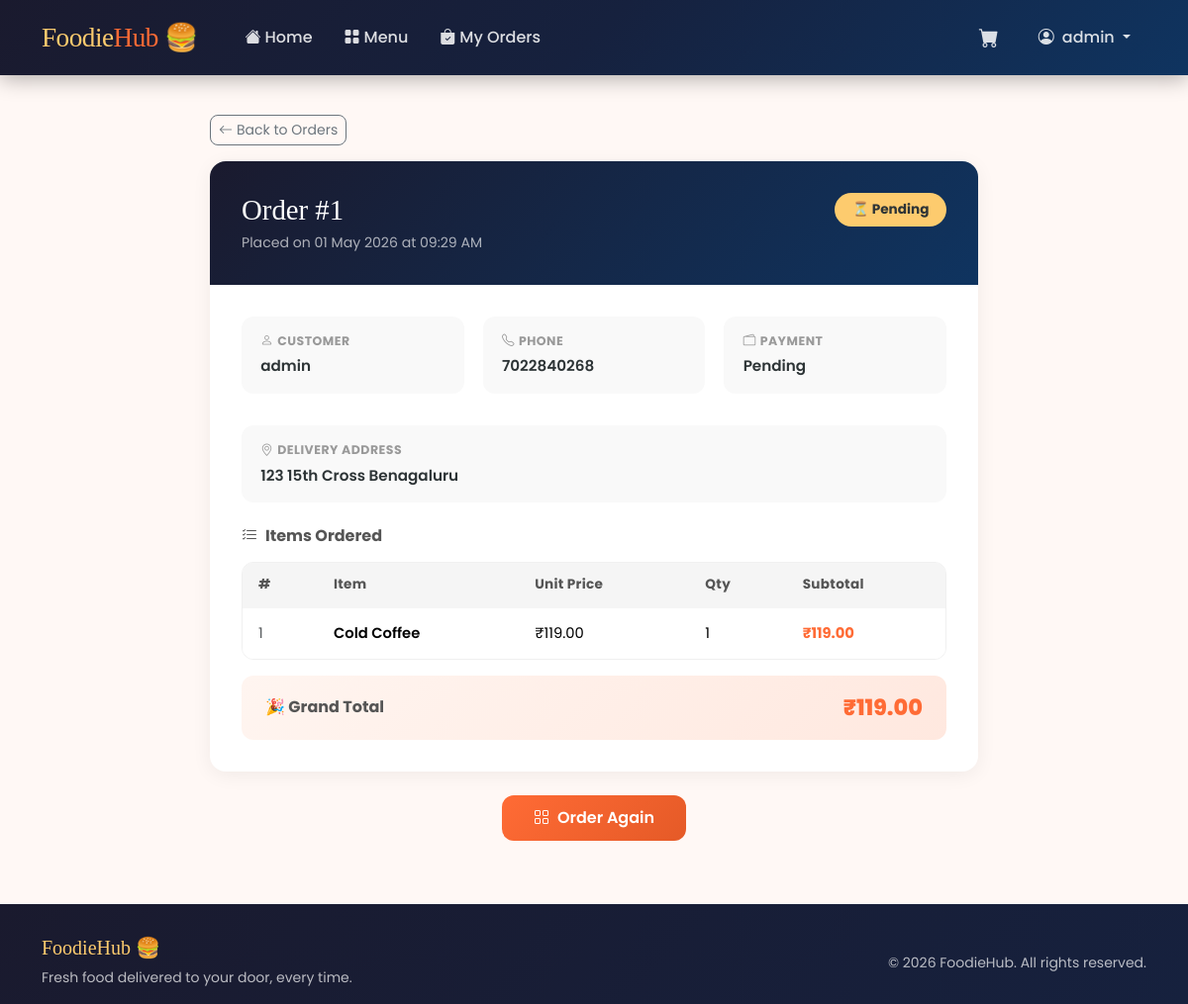
Page /orders/1/ (signed in) on the committed database.
### store/models.py (models this page shows, shortened)
class Order(models.Model):
    STATUS_CHOICES = [
        ('pending', 'Pending'),
        ('confirmed', 'Confirmed'),
        ('preparing', 'Preparing'),
        ('out_for_delivery', 'Out for Delivery'),
        ('delivered', 'Delivered'),
        ('cancelled', 'Cancelled'),
    ]
    user = models.ForeignKey(User, on_delete=models.CASCADE, related_name='orders')
    total_price = models.DecimalField(max_digits=10, decimal_places=2)
    status = models.CharField(max_length=20, choices=STATUS_CHOICES, default='pending')
    payment_method = models.CharField(max_length=50, blank=True)
    payment_status = models.BooleanField(default=False)
    address = models.TextField()
    phone = models.CharField(max_length=15)
    notes = models.TextField(blank=True)
    created_at = models.DateTimeField(auto_now_add=True)
    updated_at = models.DateTimeField(auto_now=True)
    class Meta:
        ordering = ['-created_at']

class OrderItem(models.Model):
    order = models.ForeignKey(Order, on_delete=models.CASCADE, related_name='items')
    food_item = models.ForeignKey(FoodItem, on_delete=models.SET_NULL, null=True)
    food_name = models.CharField(max_length=200)   # Snapshot of name
    food_price = models.DecimalField(max_digits=8, decimal_places=2)  # Snapshot of price
    quantity = models.PositiveIntegerField(default=1)
    @property
    def subtotal(self):
        return self.food_price * self.quantity

### store/views.py (the view)
# urls.py: path('orders/<int:order_id>/', views.order_detail, name='order_detail'),
@login_required
def order_detail(request, order_id):
    order = django.shortcuts.get_object_or_404(Order, id=order_id, user=request.user)
    return django.shortcuts.render(request, 'store/order_detail.html', {'order': order})

### store/context_processors.py (called while the page is built)
def cart_count(request):
    if request.user.is_authenticated:
        count = Cart.objects.filter(user=request.user).count()
    else:
        count = 0
    return {'cart_count': count}

### templates/store/order_detail.html (shortened to what this page needs)
{% extends 'base.html' %}
{% block extra_css %}
<link rel="stylesheet" href="https://unpkg.com/leaflet@1.9.4/dist/leaflet.css" />
{% endblock %}
{% block content %}
<div class="detail-wrap">
    <div class="container" style="max-width: 800px;">
        <div class="mb-3">
            <a href="{% url 'order_history' %}" class="btn btn-outline-secondary btn-sm" style="border-radius: 8px;">
                <i class="bi bi-arrow-left me-1"></i>Back to Orders
            </a>
        </div>
        <div class="detail-card">
            <div class="detail-header">
                <div class="d-flex justify-content-between align-items-start flex-wrap gap-2">
                    <div>
                        <h2>Order #{{ order.id }}</h2>
                        <div style="color: rgba(255,255,255,0.65); font-size: 0.88rem; margin-top: 0.3rem;">
                            Placed on {{ order.created_at|date:"d M Y \a\t h:i A" }}
                        </div>
                    </div>
                    <span class="status-badge badge-status-{{ order.status }}">
                        {% if order.status == 'pending' %}⏳
                        {% elif order.status == 'confirmed' %}✅
                        {% elif order.status == 'preparing' %}👨‍🍳
                        {% elif order.status == 'out_for_delivery' %}🛵
                        {% elif order.status == 'delivered' %}🎉
                        {% elif order.status == 'cancelled' %}❌
                        {% endif %}
                        {{ order.get_status_display }}
                    </span>
                </div>
            </div>
            <div class="detail-body">
                <div class="info-grid">
                    <div class="info-box">
                        <label><i class="bi bi-person me-1"></i>Customer</label>
                        <p>{{ order.user.get_full_name|default:order.user.username }}</p>
                    </div>
                    <div class="info-box">
                        <label><i class="bi bi-telephone me-1"></i>Phone</label>
                        <p>{{ order.phone }}</p>
                    </div>
                    <div class="info-box">
                        <label><i class="bi bi-wallet2 me-1"></i>Payment</label>
                        <p>
                            {{ order.payment_method|default:"Pending" }}
                        </p>
                    </div>
                </div>
                <div class="info-box mb-4">
                    <label><i class="bi bi-geo-alt me-1"></i>Delivery Address</label>
                    <p>{{ order.address }}</p>
                </div>
                <h6 class="fw-bold mb-3" style="color: #555;">
                    <i class="bi bi-list-check me-2"></i>Items Ordered
                </h6>
                <div style="border-radius: 12px; overflow: hidden; border: 1px solid #f0f0f0;">
                    <table class="table mb-0 items-table">
                        <thead>
                            <tr>
                                <th>#</th>
                                <th>Item</th>
                                <th>Unit Price</th>
                                <th>Qty</th>
                                <th>Subtotal</th>
                            </tr>
                        </thead>
                        <tbody>
                            {% for item in order.items.all %}
                            <tr>
                                <td class="text-muted">{{ forloop.counter }}</td>
                                <td class="fw-semibold">{{ item.food_name }}</td>
                                <td>₹{{ item.food_price }}</td>
                                <td>{{ item.quantity }}</td>
                                <td class="fw-bold text-orange">₹{{ item.subtotal }}</td>
                            </tr>
                            {% endfor %}
                        </tbody>
                    </table>
                </div>
                <div class="grand-total">
                    <span>🎉 Grand Total</span>
                    <span>₹{{ order.total_price }}</span>
                </div>
            </div>
        </div>
        <div class="text-center mt-4">
            <a href="{% url 'menu' %}" class="btn btn-primary" style="border-radius: 12px; padding: 0.7rem 2rem;">
                <i class="bi bi-grid me-2"></i>Order Again
            </a>
        </div>
    </div>
</div>
{% endblock %}

### templates/base.html (shortened to what this page needs)
<!DOCTYPE html>
<html lang="en">
<head>
    <link href="https://cdn.jsdelivr.net/npm/bootstrap@5.3.2/dist/css/bootstrap.min.css" rel="stylesheet">
    <link href="https://cdn.jsdelivr.net/npm/bootstrap-icons@1.11.3/font/bootstrap-icons.min.css" rel="stylesheet">
    {% block extra_css %}{% endblock %}
</head>
<body>
<nav class="navbar navbar-expand-lg">
    <div class="container">
        <a class="navbar-brand" href="{% url 'home' %}">
            Foodie<span>Hub</span> 🍔
        </a>
        <div class="collapse navbar-collapse" id="navbarNav">
            <ul class="navbar-nav me-auto ms-3">
                <li class="nav-item">
                    <a class="nav-link" href="{% url 'home' %}"><i class="bi bi-house-fill me-1"></i>Home</a>
                </li>
                <li class="nav-item">
                    <a class="nav-link" href="{% url 'menu' %}"><i class="bi bi-grid-fill me-1"></i>Menu</a>
                </li>
                {% if user.is_authenticated %}
                <li class="nav-item">
                    <a class="nav-link" href="{% url 'order_history' %}"><i class="bi bi-bag-check-fill me-1"></i>My Orders</a>
                </li>
                {% endif %}
            </ul>
            <ul class="navbar-nav align-items-center gap-2">
                {% if user.is_authenticated %}
                    <li class="nav-item">
                        <a class="nav-link" href="{% url 'cart' %}">
                            <i class="bi bi-cart-fill fs-5"></i>
                        </a>
                    </li>
                    <li class="nav-item dropdown">
                        <a class="nav-link dropdown-toggle" href="#" role="button" data-bs-toggle="dropdown">
                            <i class="bi bi-person-circle me-1"></i>
                            {{ user.first_name|default:user.username }}
                        </a>
                    </li>
                {% endif %}
            </ul>
        </div>
    </div>
</nav>
<main>
    {% block content %}{% endblock %}
</main>
<footer>
    <div class="container">
        <div class="row align-items-center">
            <div class="col-md-6">
                <h5 style="font-family:'Playfair Display',serif; color: #fdcb6e;">FoodieHub 🍔</h5>
                <p class="mb-0 small">Fresh food delivered to your door, every time.</p>
            </div>
            <div class="col-md-6 text-md-end mt-3 mt-md-0">
                <small>© 2026 FoodieHub. All rights reserved.</small>
            </div>
        </div>
    </div>
</footer>
</body>
</html>

### templates/base.html (style rules this page uses)
:root { --primary: #ff6b35; --primary-dark: #e55a27; --secondary: #2d3436; --accent: #fdcb6e; --success: #00b894; --light-bg: #fff8f5; --card-shadow: 0 8px 30px rgba(255, 107, 53, 0.12); }
* { box-sizing: border-box; }
body { font-family: 'Poppins', sans-serif; background-color: var(--light-bg); color: var(--secondary); min-height: 100vh; display: flex; flex-direction: column; }
.navbar { background: linear-gradient(135deg, #1a1a2e 0%, #16213e 50%, #0f3460 100%); padding: 0.8rem 0; box-shadow: 0 4px 20px rgba(0,0,0,0.3); }
.navbar-brand { font-family: 'Playfair Display', serif; font-size: 1.7rem; color: var(--accent) !important; letter-spacing: -0.5px; }
.navbar-brand span { color: var(--primary); }
.navbar .nav-link { color: rgba(255,255,255,0.85) !important; font-weight: 500; padding: 0.5rem 1rem !important; border-radius: 8px; transition: all 0.2s; }
.btn-primary { background: linear-gradient(135deg, var(--primary), var(--primary-dark)); border: none; border-radius: 10px; font-weight: 600; transition: all 0.2s; }
footer { background: linear-gradient(135deg, #1a1a2e 0%, #16213e 100%); color: rgba(255,255,255,0.7); padding: 2rem 0 1rem; margin-top: auto; }
.text-orange { color: var(--primary) !important; }
.badge-status-pending { background: #fdcb6e; color: #2d3436; }
main { flex: 1; }

### templates/store/order_detail.html (style rules this page uses)
.detail-wrap { padding: 2.5rem 0 4rem; }
.detail-card { background: white; border-radius: 16px; box-shadow: 0 4px 20px rgba(0,0,0,0.06); overflow: hidden; }
.detail-header { background: linear-gradient(135deg, #1a1a2e 0%, #0f3460 100%); padding: 2rem; color: white; }
.detail-header h2 { font-family: 'Playfair Display', serif; font-size: 1.8rem; margin: 0; }
.status-badge { display: inline-block; padding: 0.4rem 1.1rem; border-radius: 20px; font-size: 0.85rem; font-weight: 700; }
.detail-body { padding: 2rem; }
.info-grid { display: grid; grid-template-columns: repeat(auto-fit, minmax(200px, 1fr)); gap: 1.2rem; margin-bottom: 2rem; }
.info-box { background: #f9f9f9; border-radius: 12px; padding: 1rem 1.2rem; }
.info-box label { font-size: 0.78rem; font-weight: 700; text-transform: uppercase; letter-spacing: 0.5px; color: #999; display: block; margin-bottom: 0.3rem; }
.info-box p { font-weight: 600; color: var(--secondary); margin: 0; font-size: 0.95rem; }
.items-table th { background: #f5f5f5; color: #555; font-weight: 700; font-size: 0.85rem; letter-spacing: 0.3px; padding: 0.8rem 1rem; border: none; }
.items-table td { padding: 0.9rem 1rem; border-bottom: 1px solid #f0f0f0; font-size: 0.92rem; vertical-align: middle; }
.items-table tr:last-child td { border-bottom: none; }
.grand-total { background: linear-gradient(135deg, #fff5f0, #ffe8df); border-radius: 12px; padding: 1rem 1.5rem; display: flex; justify-content: space-between; align-items: center; margin-top: 1rem; }
.grand-total span:first-child { font-weight: 700; font-size: 1rem; color: #555; }
.grand-total span:last-child { font-weight: 800; font-size: 1.4rem; color: var(--primary); }

### rows in the picture
Order: id "1", created_at "01 May 2026 at 09:29 AM", status "Pending", user.get_full_name "admin", phone "7022840268", payment_method "Pending", address "123 15th Cross Benagaluru", total_price "119.00"
OrderItem: food_name "Cold Coffee", food_price "119.00", quantity "1", subtotal "119.00"

### other values in the picture
{{ user.first_name|default:user.username }} "admin"
